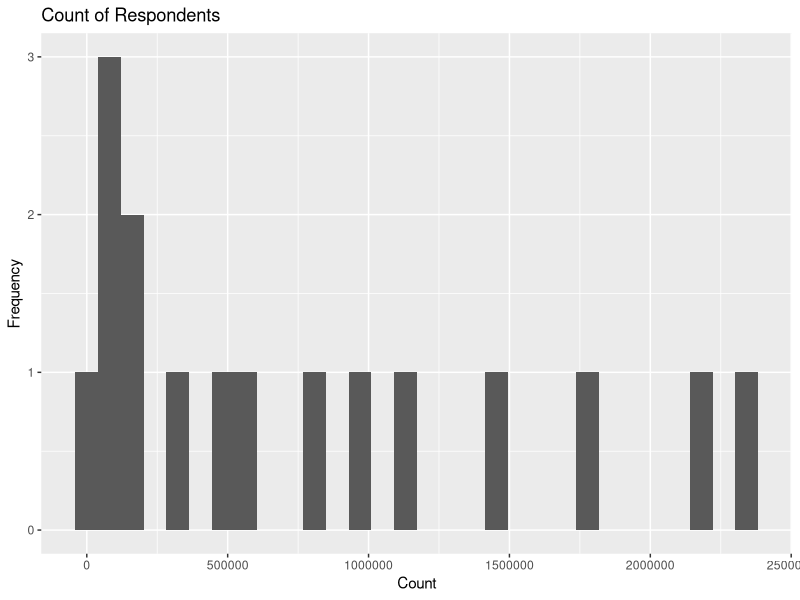
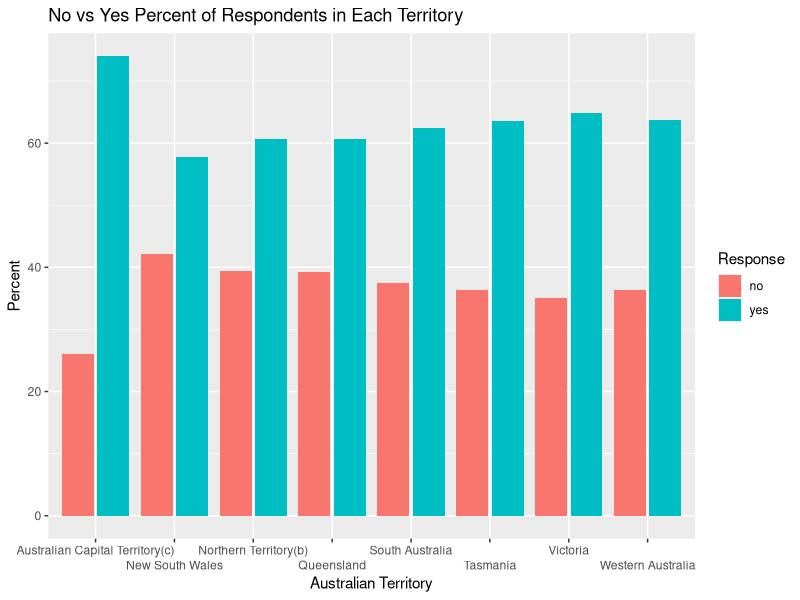
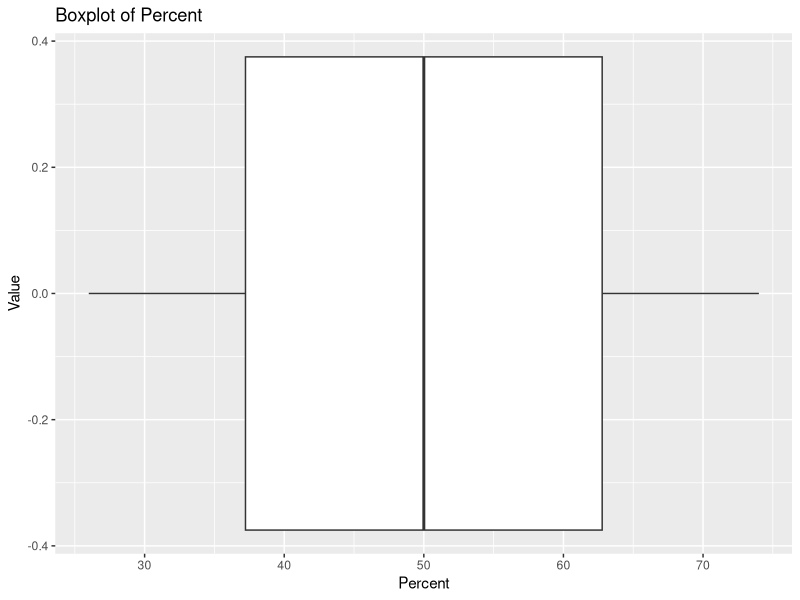
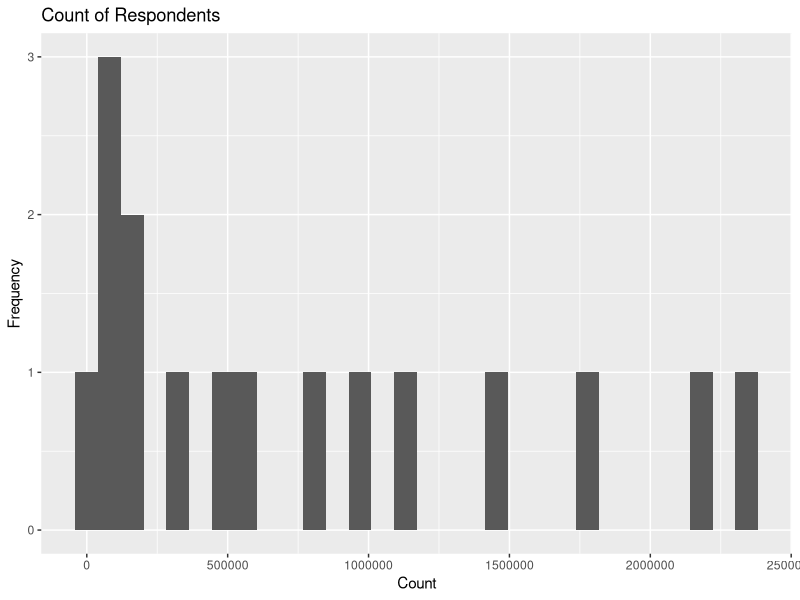
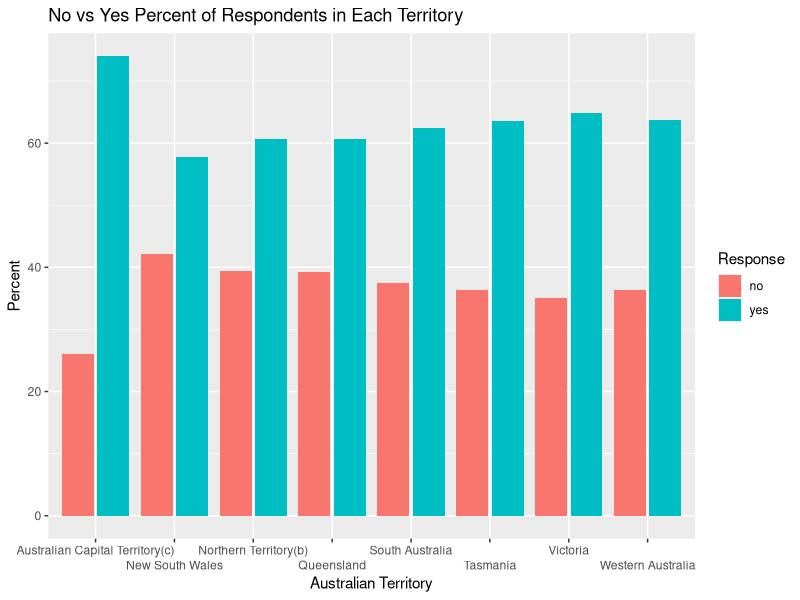
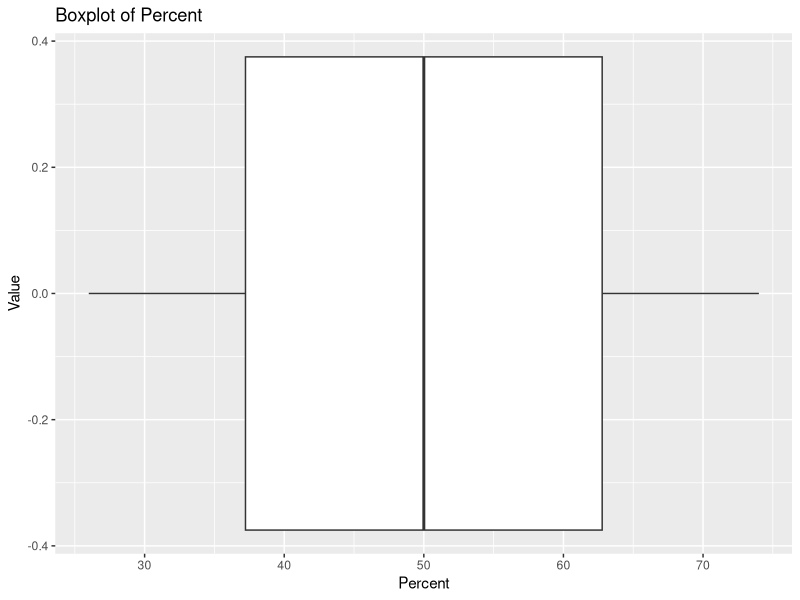

Write the R code that produced these figures, in order.
## ---- chunk 1
knitr::opts_chunk$set(echo = TRUE)

library(tidyverse)
library(readr)
## ---- chunk 2
aum <- read.csv("_data/australian_marriage_tidy.csv")
head(aum) %>%
  knitr::kable()
## ---- chunk 3
dim(aum)
str(aum)
## ---- chunk 4

aum1 <- aum %>%
  rename(Territory = territory,
         Response = resp,
         Count = count,
         Percent = percent)
aum1

#bar graph - bivariate
#histogram of count
#boxplot of percent

aum_hist <- aum1 %>%
  ggplot(aes(x = Count)) +
  geom_histogram() +
  labs(title = "Count of Respondents", x = "Count", y = "Frequency")
aum_hist

aum2 <- aum1 %>%
  arrange(Response) %>%
  select(Territory,
         Response,
         Percent) %>%
  pivot_wider(names_from = "Response",
              values_from = "Percent") %>%
  rename(No = no,
         Yes = yes)
aum2

aum_bar <- ggplot(aum1, aes(x=Territory, y=Percent, fill=factor(Response))) +
  geom_bar(stat='identity', position = 'dodge2') +
  labs(title = "No vs Yes Percent of Respondents in Each Territory", x = "Australian Territory", y = "Percent") +
  scale_fill_discrete(name = "Response") +
  scale_x_discrete(guide = guide_axis(n.dodge = 2))
aum_bar  

aum_boxplot <- aum1 %>%
  ggplot(aes(x=Percent)) +
  geom_boxplot() +
  labs(title = "Boxplot of Percent", x = "Percent", y = "Value")
aum_boxplot
## ---- chunk 5
aum1 %>%
  knitr::kable()
aum2 %>%
  knitr::kable()
## ---- chunk 6
aum_hist

aum_bar

aum_boxplot 
